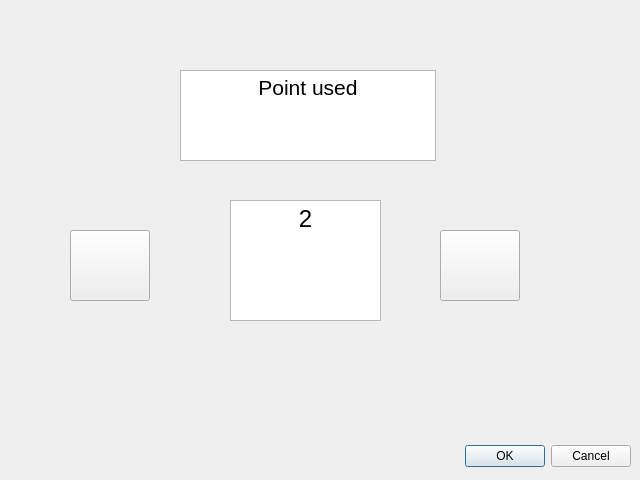
<?xml version="1.0" encoding="UTF-8"?>
<ui version="4.0">
 <class>CoupDialogWindow</class>
 <widget class="QDialog" name="CoupDialogWindow">
  <property name="geometry">
   <rect>
    <x>0</x>
    <y>0</y>
    <width>640</width>
    <height>480</height>
   </rect>
  </property>
  <property name="windowTitle">
   <string>Dialog</string>
  </property>
  <widget class="QDialogButtonBox" name="buttonBox">
   <property name="geometry">
    <rect>
     <x>10</x>
     <y>440</y>
     <width>621</width>
     <height>32</height>
    </rect>
   </property>
   <property name="orientation">
    <enum>Qt::Horizontal</enum>
   </property>
   <property name="standardButtons">
    <set>QDialogButtonBox::Cancel|QDialogButtonBox::Ok</set>
   </property>
  </widget>
  <widget class="QTextBrowser" name="curr_used">
   <property name="geometry">
    <rect>
     <x>230</x>
     <y>200</y>
     <width>151</width>
     <height>121</height>
    </rect>
   </property>
   <property name="html">
    <string>&lt;!DOCTYPE HTML PUBLIC &quot;-//W3C//DTD HTML 4.0//EN&quot; &quot;http://www.w3.org/TR/REC-html40/strict.dtd&quot;&gt;
&lt;html&gt;&lt;head&gt;&lt;meta name=&quot;qrichtext&quot; content=&quot;1&quot; /&gt;&lt;style type=&quot;text/css&quot;&gt;
p, li { white-space: pre-wrap; }
&lt;/style&gt;&lt;/head&gt;&lt;body style=&quot; font-family:'SimSun'; font-size:9pt; font-weight:400; font-style:normal;&quot;&gt;
&lt;p align=&quot;center&quot; style=&quot; margin-top:0px; margin-bottom:0px; margin-left:0px; margin-right:0px; -qt-block-indent:0; text-indent:0px;&quot;&gt;&lt;span style=&quot; font-size:18pt;&quot;&gt;2&lt;/span&gt;&lt;/p&gt;&lt;/body&gt;&lt;/html&gt;</string>
   </property>
  </widget>
  <widget class="QPushButton" name="increase">
   <property name="geometry">
    <rect>
     <x>440</x>
     <y>230</y>
     <width>80</width>
     <height>71</height>
    </rect>
   </property>
   <property name="text">
    <string/>
   </property>
   <property name="icon">
    <iconset resource="Resource.qrc">
     <normaloff>:/Icons/Photo/next.png</normaloff>:/Icons/Photo/next.png</iconset>
   </property>
   <property name="iconSize">
    <size>
     <width>50</width>
     <height>50</height>
    </size>
   </property>
  </widget>
  <widget class="QTextBrowser" name="header">
   <property name="geometry">
    <rect>
     <x>180</x>
     <y>70</y>
     <width>256</width>
     <height>91</height>
    </rect>
   </property>
   <property name="html">
    <string>&lt;!DOCTYPE HTML PUBLIC &quot;-//W3C//DTD HTML 4.0//EN&quot; &quot;http://www.w3.org/TR/REC-html40/strict.dtd&quot;&gt;
&lt;html&gt;&lt;head&gt;&lt;meta name=&quot;qrichtext&quot; content=&quot;1&quot; /&gt;&lt;style type=&quot;text/css&quot;&gt;
p, li { white-space: pre-wrap; }
&lt;/style&gt;&lt;/head&gt;&lt;body style=&quot; font-family:'SimSun'; font-size:9pt; font-weight:400; font-style:normal;&quot;&gt;
&lt;p align=&quot;center&quot; style=&quot; margin-top:0px; margin-bottom:0px; margin-left:0px; margin-right:0px; -qt-block-indent:0; text-indent:0px;&quot;&gt;&lt;span style=&quot; font-size:16pt;&quot;&gt;Point used&lt;/span&gt;&lt;/p&gt;&lt;/body&gt;&lt;/html&gt;</string>
   </property>
  </widget>
  <widget class="QPushButton" name="decrease">
   <property name="geometry">
    <rect>
     <x>70</x>
     <y>230</y>
     <width>80</width>
     <height>71</height>
    </rect>
   </property>
   <property name="text">
    <string/>
   </property>
   <property name="icon">
    <iconset resource="Resource.qrc">
     <normaloff>:/Icons/Photo/less_point_used.png</normaloff>:/Icons/Photo/less_point_used.png</iconset>
   </property>
   <property name="iconSize">
    <size>
     <width>50</width>
     <height>50</height>
    </size>
   </property>
  </widget>
 </widget>
 <resources>
  <include location="Resource.qrc"/>
 </resources>
 <connections>
  <connection>
   <sender>buttonBox</sender>
   <signal>accepted()</signal>
   <receiver>CoupDialogWindow</receiver>
   <slot>accept()</slot>
   <hints>
    <hint type="sourcelabel">
     <x>248</x>
     <y>254</y>
    </hint>
    <hint type="destinationlabel">
     <x>157</x>
     <y>274</y>
    </hint>
   </hints>
  </connection>
  <connection>
   <sender>buttonBox</sender>
   <signal>rejected()</signal>
   <receiver>CoupDialogWindow</receiver>
   <slot>reject()</slot>
   <hints>
    <hint type="sourcelabel">
     <x>316</x>
     <y>260</y>
    </hint>
    <hint type="destinationlabel">
     <x>286</x>
     <y>274</y>
    </hint>
   </hints>
  </connection>
 </connections>
</ui>
